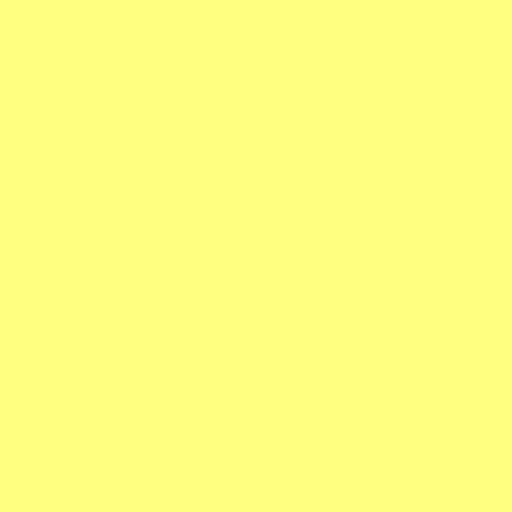
Frame 1 (no input)
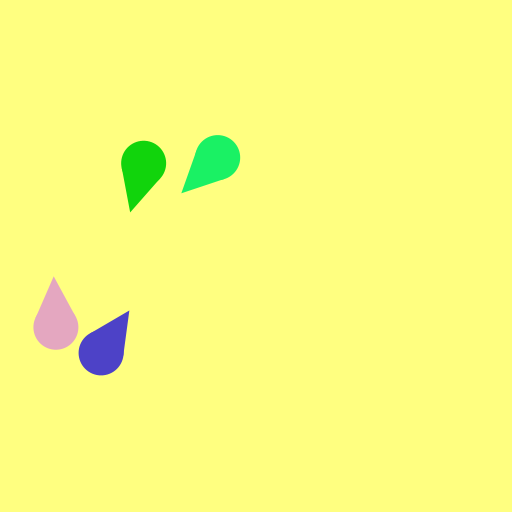
Frame 60 (the mouse pressed at the canvas centre just before this capture)
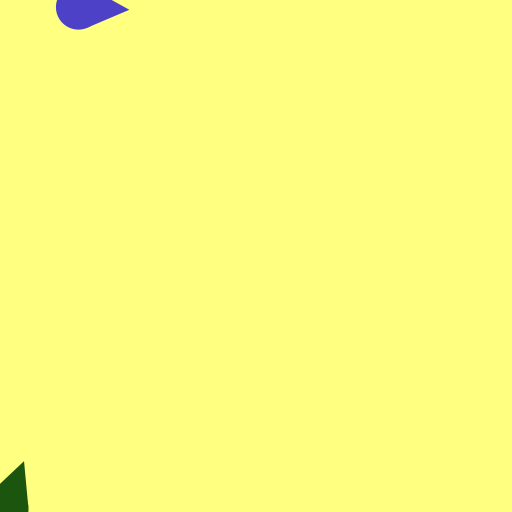
Frame 120 (the mouse held since frame 60 and released just before this capture)

The Processing sketch that drew these frames (run headless with seeded random() and noise(); from frame 60 on, the mouse is pressed at the canvas centre):

// Processing sketch: esame19luglio2018
// ── esame19luglio2018.pde
ArrayList<Blob> B;
ArrayList<Spike> S;
int h = round(random(50,100));
Blob blob;
void setup(){
  size(512,512);
  B = new ArrayList<Blob>();
  S = new ArrayList<Spike>();
  
}
void keyPressed(){
  if (key == 'S' || key == 's')  S.add(new Spike(-50, random(12,500)));
}

void draw(){
  background(255, 255, 128);
  int chance = round(random(1,100));
  if (chance <= 5)  B.add(new Blob(random(12,500), 550, h));
  for (int i=0; i<B.size(); i++){
    Blob blob = B.get(i);
    blob.run();
    for (int j=0; j<S.size(); j++){
      Spike spike = S.get(j);
      if (dist(spike.x,spike.y,blob.x,blob.y+blob.h/2) <= blob.h/2) 
        blob.up=false;
    }  
    if (blob.y < -h || blob.y > 550)  B.remove(i);
  }
  for (int i=0; i<S.size(); i++){
    Spike spike = S.get(i);
    spike.run();
    if (spike.x >= spike.d+width)  S.remove(i);
  }
}

// ── Blob.pde
class Blob{
  float x,y, sy, angle;
  color c;
  int h;
  int w;
  boolean up;
  Blob(float x, float y, int h){
    this.x=x;
    this.y=y;
    this.sy=-random(5,10);
    this.up=true;
    this.angle=random(0,360);
    this.c = color(random(0,255),random(0,255),random(0,255));
    this.h = h;
    this.w = this.h/2;
  }
  
  void display(){
    fill(c);
    noStroke();
    pushMatrix();
    translate(x,y);
    ellipseMode(CENTER);
    rotate(radians(angle));
    ellipse(0,h/2+h/8, w+w/10,w+w/10);
    triangle(0,0, -w/2,h/2, w/2,h/2);
    popMatrix();
  }
  
  void move(){
    if (!up){
      c = color(128,128,128);
      sy+=0.2;
    } 
    y+=sy;
    angle+=sy;
    angle=angle%360;
  }
  
  void run(){
    display();
    move();
  }
}

// ── Spike.pde
class Spike{
  float x; float y;
  float sx; int d;
  boolean up;
  Spike(float x, float y){
    this.x=x;
    this.y=y;
    this.sx=random(5,10);
    this.d=round(random(10,20));
    this.up=true;
  }
  
  void display(){
    fill(128,0,0);
    ellipseMode(CENTER);
    ellipse(x,y, d,d);
  }
  
  void move(){
    x+=sx;
  }
  
  void run(){
    display();
    move();
  }
}
